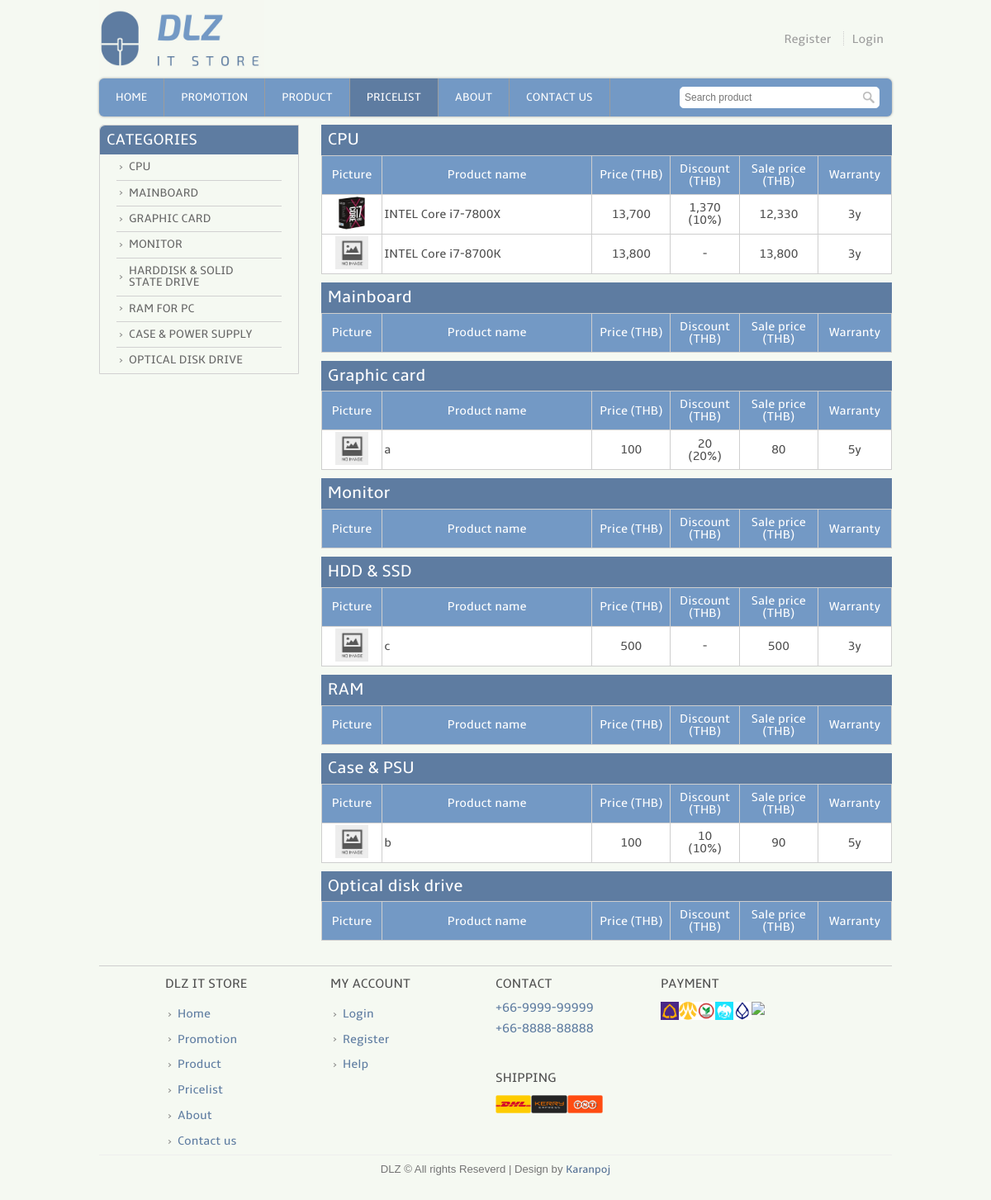
The page /pricelist.php on the database its author committed.
### tables this page shows
CREATE TABLE `product` (
  `pro_id` int(11) NOT NULL,
  `pro_name` varchar(255) NOT NULL,
  `pro_pic` varchar(255) NOT NULL,
  `pro_desc` text NOT NULL,
  `pro_price` float NOT NULL,
  `pro_pdis` int(11) NOT NULL,
  `pro_psale` float NOT NULL,
  `pro_warr` varchar(11) NOT NULL,
  `pro_detail` text NOT NULL,
  `pro_avai` int(11) NOT NULL,
  `cat_id` int(11) NOT NULL
);

### template.class.php (called while the page is built, shortened)
<?php
    class Template {
        protected $file;
        protected $values = array();
        public function __construct($file) {
            $this->file = $file;
        }
        public function set($key, $value) {
            $this->values[$key] = $value;
        }
        public function output() {
            $output = file_get_contents($this->file);
            foreach ($this->values as $key => $value) {
            	$tagToReplace = "[@$key]";
            	$output = str_replace($tagToReplace, $value, $output);
            }
            return $output;
        }
    }
?>

### pricelist.php (the view, shortened to what this page needs)
<?php
	require_once('connect.php');
	include("template.class.php");
	if(!isset($_SESSION['username']))
	{
		$layout_header = new Template("layout_header.tpl");
		$layout_footer = new Template("layout_footer.tpl");
	}
	$layout_header->set('menu_price','class="active"');
	$layout_header->set('title','Pricelist : IT Online Shopping website');
	echo $layout_header->output();
?>
		<div class="category_picture">
			<div class="categories">
				<ul>
					<h3>Categories</h3>
					<li><a href="?show=1">CPU</a></li>
				    <li><a href="?show=2">Mainboard</a></li>
				    <li><a href="?show=3">Graphic card</a></li>
				    <li><a href="?show=4">Monitor</a></li>
				    <li><a href="?show=5">Harddisk & Solid state drive</a></li>
				    <li><a href="?show=6">RAM for PC</a></li>
				    <li><a href="?show=7">Case & Power supply</a></li>
				    <li><a href="?show=8">Optical disk drive</a></li>
				</ul>
			</div>
		<?php
			if (!isset($_GET['show'])) {
				$allcat = array('CPU','Mainboard','Graphic card','Monitor','HDD & SSD','RAM','Case & PSU','Optical disk drive');
				foreach ($allcat as $catname) {
					echo '
			<div class="pricelist_box">
				<h3>'.$catname.'</h3>
				<table class="pricelist_tb">
					<tr>
						<th>
							Picture
						</th>
						<th>
							Product name
						</th>
						<th>
							Price (THB)
						</th>
						<th>
							Discount (THB)
						</th>
						<th>
							Sale price (THB)
						</th>
						<th>
							Warranty
						</th>
					</tr>';
						$q = "SELECT pro_id,pro_pic,pro_name,pro_price,pro_pdis,pro_psale,pro_warr,c.cat_name FROM product as p , category as c WHERE p.cat_id = c.cat_id and c.cat_name like '$catname' ORDER BY pro_psale";
						$result = $mysqli -> query($q);
						while($row=$result->fetch_array()){
							echo "<tr>";
							if (file_exists("img/product/".$row['pro_pic'])) {
								echo "<td style='text-align: center;'><a href='preview.php?pid=".$row['pro_id']."' target='_blank'><img src='img/product/".$row['pro_pic']."'  height='40px'></a></td>";
							}
							else{
								echo "<td style='text-align: center;'><a href='preview.php?pid=".$row['pro_id']."' target='_blank'><img src='img/product/noimgfoundsmall.jpg' width='40px' height='40px'></a></td>";
							}
							echo "<td><a href='preview.php?pid=".$row['pro_id']."' target='_blank'>".$row['pro_name']."</a></td>";
							echo "<td>".number_format($row['pro_price'])."</td>";
							if ($row['pro_pdis'] == 0) {
								echo "<td>-</td>";
							}else{
								$salebaht = ($row['pro_price'] * $row['pro_pdis'])/100;
								echo "<td>".number_format($salebaht)."<br>(".$row['pro_pdis']."%)</td>";
							}
							echo "<td>".number_format($row['pro_psale'])."</td>";
							echo "<td>".$row['pro_warr']."</td>";
							echo "</tr>";
						}
					echo '
				</table>
				<div class="clear"></div>
			</div>';
				}
			}
		?>
		</div>
<?php
	echo $layout_footer->output();
?>

### rows shown on the page
product: pro_pic (picture), pro_name "INTEL Core i7-7800X", pro_price "13,700", salebaht "1,370", pro_pdis "10", pro_psale "12,330", pro_warr "3y"
product: pro_name "INTEL Core i7-8700K", pro_price "13,800", pro_psale "13,800", pro_warr "3y"
product: pro_name "a", pro_price "100", pro_pdis "20", pro_psale "80", pro_warr "5y"
product: pro_name "c", pro_price "500", pro_psale "500", pro_warr "3y"
product: pro_name "b", pro_price "100", pro_pdis "10", pro_psale "90", pro_warr "5y"

### other values the page prints
$catname "CPU"
$catname "Mainboard"
$catname "Graphic card"
$catname "Monitor"
$catname "HDD & SSD"
$catname "RAM"
$catname "Case & PSU"
$catname "Optical disk drive"
$layout_footer->output() "DLZ IT STORE Home Promotion Product Pricelist About Contact us MY ACCOUNT Login Register Help CONTACT +66-9999-99999 +66-8888-88888 SHIPPING PAYMENT DLZ © All rights Reseverd | Design by Karanpoj"
